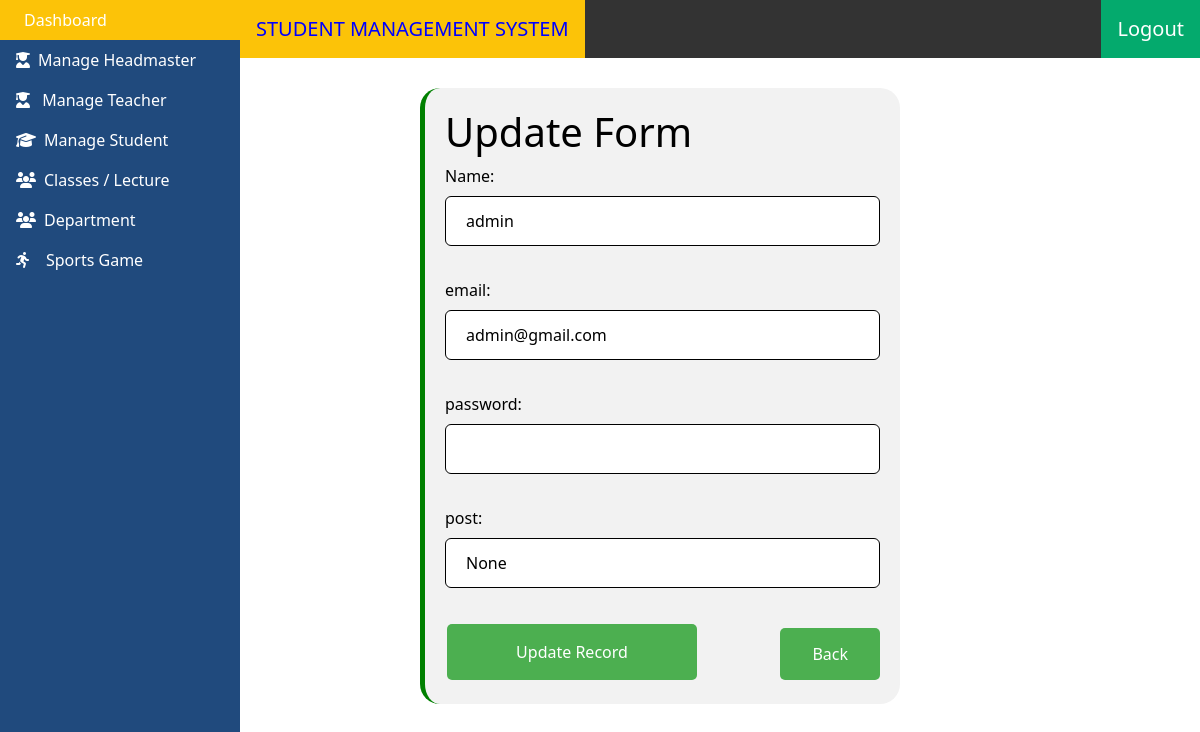
The page /tupdate/1/ (signed in) on the database its author committed.
### testapp/models.py (models this page shows)
class User(AbstractBaseUser, PermissionsMixin):
    email = models.EmailField(max_length=254, unique=True)
    name = models.CharField(max_length=254, null=True, blank=True)
    post = models.CharField(max_length=254, null=True, blank=True)
    roll_no=models.CharField(max_length=254, null=True, blank=True)
    Class=models.IntegerField(null=True, blank=True)
    is_staff = models.BooleanField(default=False)
    is_superuser = models.BooleanField(default=False)
    is_active = models.BooleanField(default=True)
    last_login = models.DateTimeField(null=True, blank=True)
    date_joined = models.DateTimeField(auto_now_add=True)
    is_headmaster=models.BooleanField(default=False)
    is_teacher = models.BooleanField(default=False)
    is_student = models.BooleanField(default=False)
    USERNAME_FIELD = 'email'
    EMAIL_FIELD = 'email'
    REQUIRED_FIELDS = ['name']
    objects = UserManager()

### testapp/views.py (the view, shortened to what this page needs)
# urls.py: url(r'^tupdate/(?P<id>\d+)/$',views.tupdate_view,name='tupdate'),
def tupdate_view(request,id):
    user=User.objects.get(id=id)
    if request.user.is_authenticated and (request.user.is_superuser or request.user.is_headmaster):
        head=request.user.is_headmaster
        super=request.user.is_superuser
        return render(request,'testapp/tupdate.html',{'user':user,'super':super,'head':head})

### templates/testapp/tupdate.html (shortened to what this page needs)
{% extends 'testapp/base.html' %}
{% block content %}
<div class="panel">
  {%if super or head %}
        <ul>
          <li><a class="active" href="#home">&ensp;Dashboard</a></li>
          {%if super%}
            <li><a href="{% url 'Mheadmaster' %}"><i class="fas fa-user-graduate"></i>&ensp;Manage Headmaster</a>
          {%endif%}
          <li><a href="{% url 'Mteacher' %}"><i class="fas fa-user-graduate"></i>&ensp;&nbsp;Manage Teacher</a></li>
          <li><a href="{% url 'Mstudent' %}"><i class="fas fa-graduation-cap"></i>&ensp;Manage Student</a></li>
          <li><a href="{% url 'Mclassl' %}"><i class="fas fa-users"></i>&ensp;Classes / Lecture</a></li>
            <li><a href="{%url 'department' %}"><i class="fas fa-users"></i>&ensp;Department</a></li>
            <li><a href="{% url 'Msports' %}"><i class="fas fa-running"></i>&emsp;Sports Game</a></li>
        </ul>
  {%endif%}
  <div class="divul">
     <a style="font-size:20px; color:blue;background-color: #fcc308;">STUDENT MANAGEMENT SYSTEM</a>
     {%if login%}
      <a class="active" href="{%url 'login'%}" style="float:right;font-size:20px;">Login</a>
      {%else%}
        <a class="active" href="{%url 'logout'%}" style="float:right;font-size:20px;">Logout</a>
      {%endif%}
  </div>
</div>
<div class="tcontainer">
    <h1> Update Form</h1>
     <form  method="post">
       Name:<input type="text" name="name" value="{{user.name}}"><br><br>
       email:<input type="text" name="email" value="{{user.email}}"><br><br>
       password:<input type="password" name="password" value=""><br><br>
         post:<input type="text" name="post" value="{{user.post}}"><br><br>
       <input type="submit" value="Update Record">
        <a href="{%url 'Mteacher'%}">Back</a>
     </form>
</div>
 {% endblock %}

### templates/testapp/base.html (style rules this page uses)
.tcontainer { margin-top: 30px; margin-left: 35%; border-left: 5px solid green; border-radius: 20px; background-color: #f2f2f2; padding: 20px; width: 40%; }
input[type=text],input[type=number] { width: 100%; padding: 12px 20px; margin: 8px 0; box-sizing: border-box; border: 1px solid black; border-radius:6px; }
.container input[type=email],.container input[type=text],.container input[type=password],.tcontainer input[type=password] { width: 100%; padding: 12px 20px; margin: 8px 0; box-sizing: border-box; border: 1px solid black; border-radius:6px; color: black; }
.container input[type=submit],.tcontainer input[type=submit] { background-color: #4CAF50; border: none; color: white;width: 250px; padding: 16px 32px; margin: 4px 2px;border-radius: 5px; }
.container a,.tcontainer a { background-color: #4CAF50; border: none; color: white; padding: 14px 32px; margin-left: 30px; text-decoration: none; border-radius: 5px; float: right; margin-top: 8px; }
body { margin: 0; color:black; }
ul { list-style-type: none; margin: 0; padding: 0; width: 20%; background-color: #204a7d; position: fixed; height: 100%; overflow: auto; }
li a { display: block; color: white; padding: 8px 16px; text-decoration: none; }
li a.active,.divul a.active { background-color: #04AA6D; color: white; }
li a:hover:not(.active) ,button:hover,.divul a:hover, { background-color: #fcc308; color: white; }
.divul { margin-left: 20%; margin-top: 0; list-style-type: none; overflow: hidden; background-color: #333; }
.divul a { display: block; color: white; text-align: center; padding: 14px 16px; text-decoration: none;float: left; }

### rows shown on the page
User: name "admin", email "admin@gmail.com", post "None"
